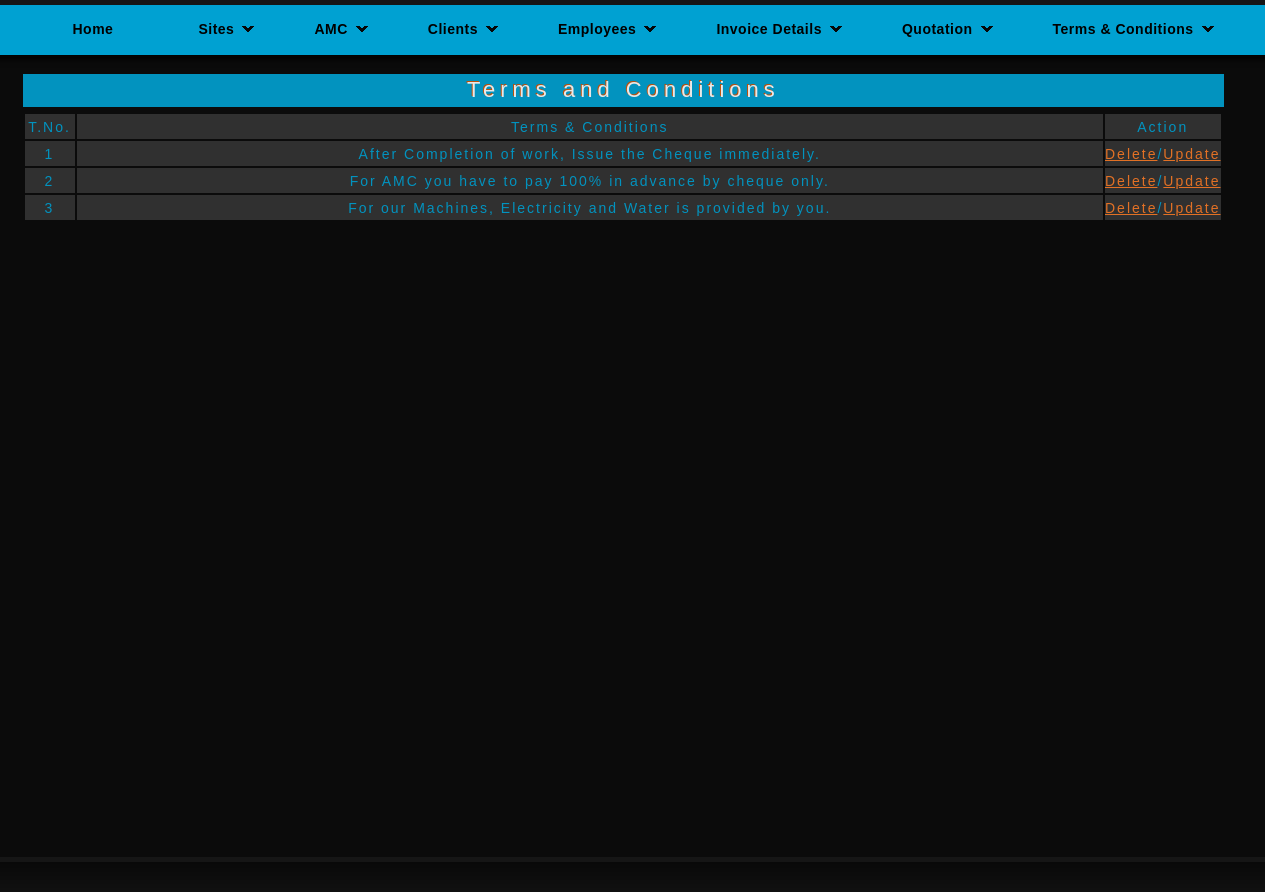
/term.php, run on an earlier commit of the app's database.
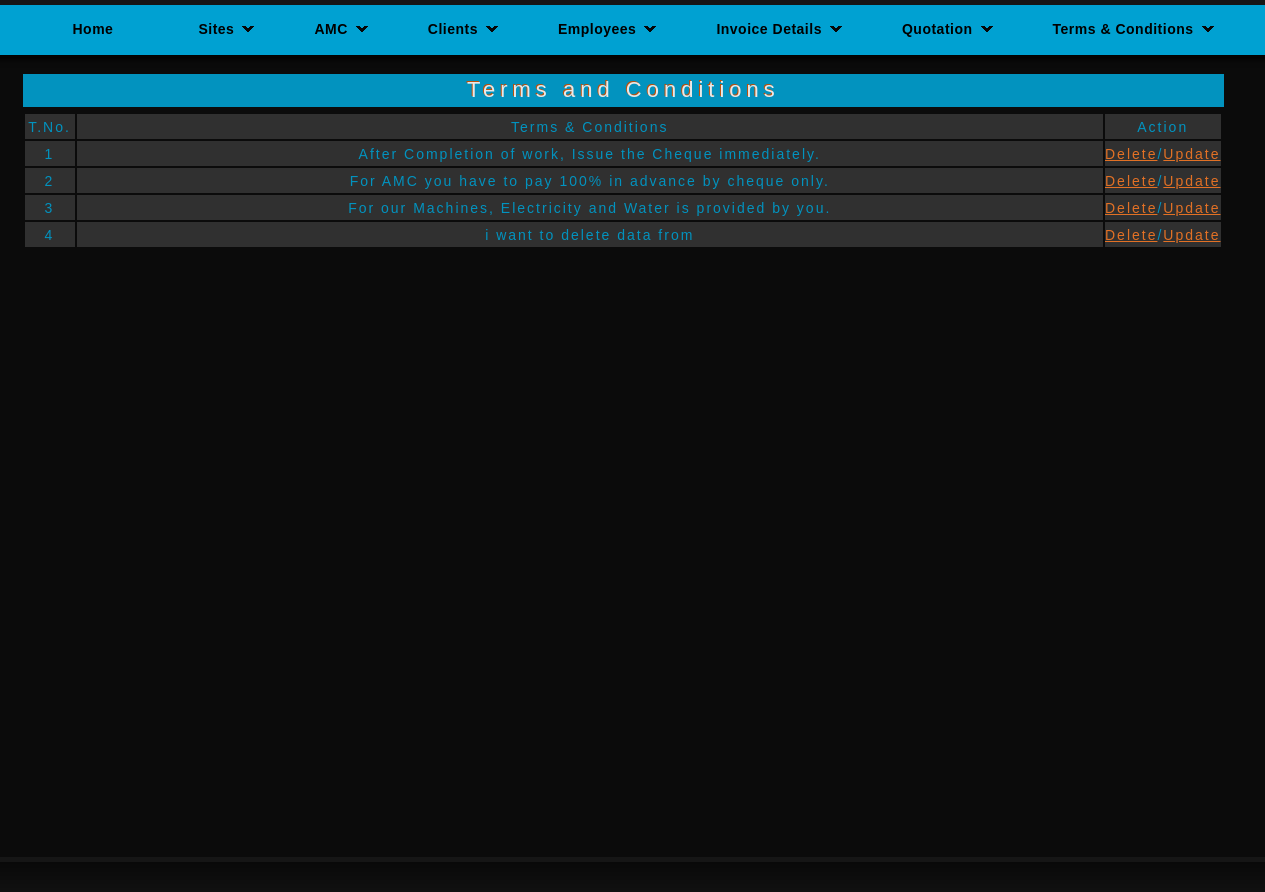
And on a later commit of the database.
### tables this page shows
CREATE TABLE IF NOT EXISTS `terms` (
  `t_id` int(11) NOT NULL AUTO_INCREMENT,
  `t_term` varchar(200) NOT NULL,
  PRIMARY KEY (`t_id`)
);

### term.php (the view, shortened to what this page needs)
<?php
	$e_qry_f="select * from terms";
	$e_res_f=mysql_query($e_qry_f);
?>
<html>
<head>
<link rel="stylesheet" href="styles.css" type="text/css" />
</head>
<body>
<div id="container">
    <div id="nav">
    	<ul class="sf-menu dropdown">
        	<li><a href="index.php">Home</a></li>
            <li ><a class="has_submenu" href="site.php">Sites</a>
            </li>
            <li ><a class="has_submenu" href="site.php">AMC</a>
            </li>
            <li><a class="has_submenu" href="clients.php">Clients</a>
            </li>
            <li><a class="has_submenu" href="employee.php">Employees</a>
            </li>
            <li><a class="has_submenu" href="invoicedetails.php">Invoice Details</a>
            </li>
            <li><a class="has_submenu" href="quotation.php">Quotation</a>
            </li>
            <li><a class="has_submenu"  href="term.php">Terms & Conditions</a>
           </li>
        </ul>
    </div>
    <div id="sub-header">
    <div class="quo">
    	<br />
		<div class="quotation"><center>Terms and Conditions</center></div>
        <div>
        <table class="emp_tab">
        <tr class="emp_header">
        <td width="50">T.No.</td>
        <td>Terms & Conditions</td>
        <td width="100">Action</td>
        </tr>
        <?php
		while($e_row=mysql_fetch_array($e_res_f))
		{
        echo "<tr class='emp_header'>";
        echo "<td width='50'>";
		echo $e_row[0];
		echo "</td>";
        echo "<td>";
		echo $e_row[1];
		echo "</td>";
        echo "<td width='100'>";
		echo "<a href='?e_id1=$e_row[0]' onclick='return confirmSubmit()'>Delete</a>/<a href='updateterm.php?e_id2=$e_row[0]'>Update</a>";
		echo "</td>";
		echo "</tr>";
		}
		?>
        </table>
        </div>
    </div>
    </div>
    </div>
 <div id="footer">
    </div>
</body>
</html>

What changed in the data, as far as the page shows it:
added terms: t_id "4", t_term "i want to delete data from"
